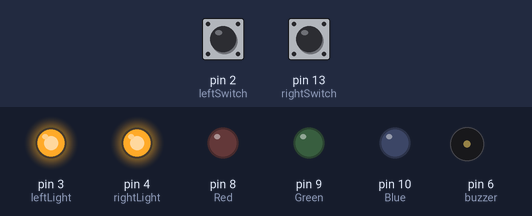
Recording of a sketch running on a simulated Arduino Uno, built with avr-gcc and run on an emulated ATmega328P. On the bench: output pins drawn as LEDs (lit = HIGH), buzzer (waves = sounding, pin HIGH). The test bench sets the inputs (shaded band); at power-on: pin 2 (leftSwitch) HIGH, pin 13 (rightSwitch) HIGH. Random numbers use the default seed unless the sketch sets one.

Above: at 6.8 s.
6.9 s: pin 2 (leftSwitch) pulled LOW for 0.2 s
At 7.8 s:
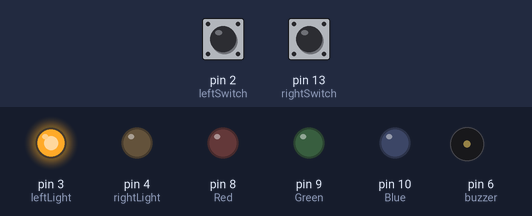
At 9.7 s:
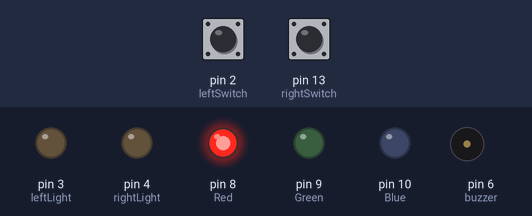
10.1 s: pin 13 (rightSwitch) pulled LOW for 3.2 s
At 17.4 s:
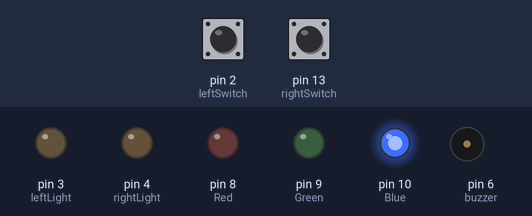
Timing chart, 0 to 20.8 s (numbered marks = the images above; inputs shaded):
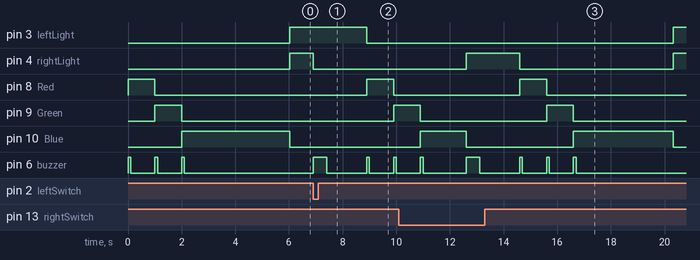

Measured:
- after the input at 6.9 s, pin 3 (leftLight): HIGH → LOW after 2.0 s; pin 4 (rightLight): HIGH → LOW at once; pin 8 (Red): LOW → HIGH after 2.0 s, → LOW 1.0 s later; pin 9 (Green): LOW → HIGH after 3.0 s; pin 6 (buzzer): goes HIGH 0.50 s, LOW 1.5 s, HIGH 0.10 s, LOW 0.90 s, HIGH 0.10 s, then LOW, starting at once
- after the input at 10.1 s, pin 8 (Red): LOW → HIGH after 4.5 s, → LOW 1.0 s later
- by itself, pin 6 (buzzer): alternates HIGH for 0.10 s and LOW for 0.90 s, 6 changes in all, then stays LOW

The sketch:

Reaction_Speed_Game.ino
```cpp
int leftSwitch = 2;
int leftLight = 3;
int buzzer = 6;
int Red = 8;
int Green = 9;
int Blue = 10;
int rightLight = 4;
int rightSwitch = 13;

bool buttonPressed = 0;

void setup() {
    Serial.begin(9600);

    pinMode(leftSwitch,INPUT_PULLUP);
    pinMode(leftLight,OUTPUT);

    pinMode(buzzer,OUTPUT);

    pinMode(Red,OUTPUT);
    pinMode(Green,OUTPUT);
    pinMode(Blue,OUTPUT);

    pinMode(rightLight,OUTPUT);
    pinMode(rightSwitch,INPUT_PULLUP);

    randomSeed(analogRead(A0));
}

void loop() {
  digitalWrite(Red,HIGH);
  digitalWrite(buzzer, HIGH);
  delay(100);
  digitalWrite(buzzer, LOW);
  delay(900);
  digitalWrite(Red, LOW);

  digitalWrite(Green,HIGH);
  digitalWrite(buzzer, HIGH);
  delay(100);
  digitalWrite(buzzer, LOW);
  delay(900);
  digitalWrite(Green, LOW);

  digitalWrite(Blue,HIGH);
  digitalWrite(buzzer, HIGH);
  delay(100);
  digitalWrite(buzzer, LOW);
  delay(random(900, 4901));
  digitalWrite(Blue, LOW);

  while(buttonPressed == 0){
    digitalWrite(leftLight, HIGH);
    digitalWrite(rightLight, HIGH);

    if(digitalRead(leftSwitch) == 0){
      digitalWrite(rightLight, LOW);
      buttonPressed = 1;
    }
    else if(digitalRead(rightSwitch) == 0){
      digitalWrite(leftLight, LOW);
      buttonPressed = 1;
    }
  }
  digitalWrite(buzzer, HIGH);
  delay(500);
  digitalWrite(buzzer, LOW);
  delay(1500);
  digitalWrite(leftLight, LOW);
  digitalWrite(rightLight, LOW);
  buttonPressed = 0;
}
```
